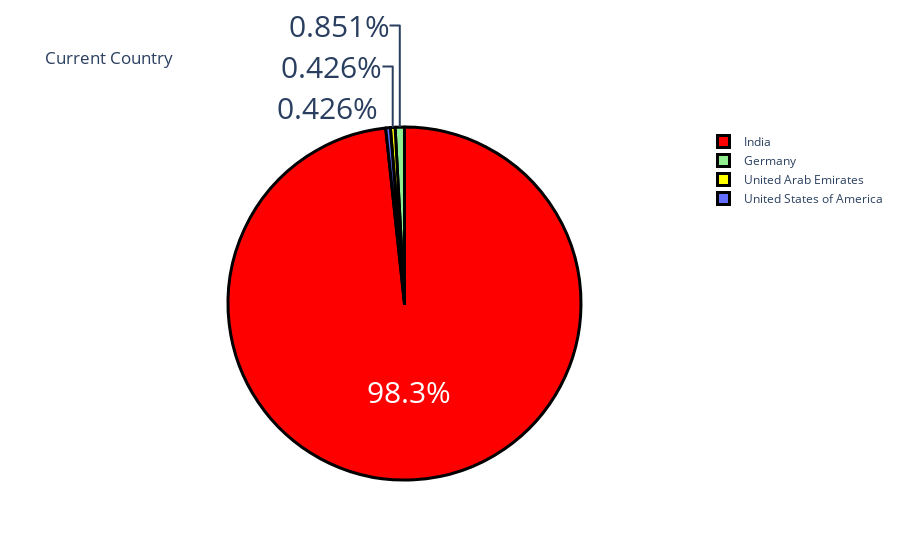

The cell this chart's notebook holds for it:
### Code cell
label = country.index
counts = country.values
colors = ['red', 'lightgreen', 'yellow']
fig = go.Figure(data = [go.Pie(labels = label, values = counts)])
fig.update_layout(title_text = "Current Country")
fig.update_traces(hoverinfo = 'label+value', textinfo = 'percent', textfont_size = 30, marker = dict(colors = colors, line = dict(color = "black", width = 3)))
fig.show()

### Figure 1 — Plotly figure (JSON) as saved in the notebook; plotly's stock layout.template omitted (floating-point values rounded to 4 significant figures)
{"data": [{"hoverinfo": "label+value", "labels": ["India", "Germany", "United Arab Emirates", "United States of America"], "marker": {"colors": ["red", "lightgreen", "yellow"], "line": {"color": "black", "width": 3}}, "textfont": {"size": 30}, "textinfo": "percent", "type": "pie", "values": [231, 2, 1, 1]}], "layout": {"title": {"text": "Current Country"}}}
